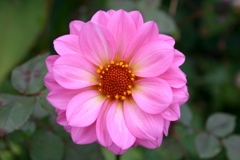
#> input picture flower.jpg, 240 x 160 px
$ python edge-kernel.py   (older library calls are emulated)
#> lines starting #> are read from the running program, lines starting #| are printed output that depends on the picture; after the words box and inside, x2 and y2 are one past the last pixel; in counts of white or black regions, pixels touching at a corner belong together
### gauss.py
import cv2
import math
import numpy as np
from pathlib import Path
from sys import argv
import time
FILENAME="flower.jpg"

# radius - pixels from origin
# sigma - standard deviation of the Gaussian distribution
def generate_kernel(radius: int, sigma: float) -> np.ndarray:
    m = 2 * radius if radius % 2 == 1 else 2 * radius + 1
    interval = np.arange(1,m,1, dtype="float")
    x,y = np.meshgrid(interval,interval)
    distance = (x - radius) ** 2 + (y - radius) ** 2
    kernel = np.exp((distance * -1) / (2 * (sigma ** 2))) / \
         (2 * math.pi * (sigma ** 2))
    return kernel

# for kernels reaching over edges, normalize
# to sum to the same value as the regular kernel.
# this particular method works only with radially
# symmetric kernels. The order of the indices doesn't
# actually matter, only their sum - the result is scalar
# anyway. P could be set equal to 1, it should be close
# [29 lines left out: functions kernel_normalize, gauss_blur_slow, not called in this run]

# for comparison, how much faster is the opencv implementation?
# roughly 1000x
def gauss_blur_fast(img, kernel=None, radius=-1) -> np.ndarray:
    if kernel is None:
        radius = 3 if radius == -1 else radius
        kernel = generate_kernel(radius, radius / 3)
    return cv2.filter2D(img,-1,kernel)

# [20 lines that do not run on import are left out]

### edge-kernel.py
import cv2
import numpy as np
from pathlib import Path
from sys import argv
from gauss import gauss_blur_fast
from typing import List
FILENAME="flower.jpg"
DRAW_DELAY=0
THRESHOLD=50
HI=255
LO=0

def sobel_kernel():
    Ky = np.asarray([[1,2,1],[0,0,0],[-1,-2,-1]])
    Kx = Ky.T
    return Kx, Ky

def laplace_kernel(diagonal=True):
    if diagonal:
        K = np.asarray([[1,1,1],[1,-8,1],[1,1,1]])
    else:
        K = np.asarray([[0,1,0],[1,-4,1],[0,1,0]])
    return K

# Since we're doing edge detection in a large image, the outer
# row/column of the image can simply be ignored, no normalization
# required. All kernels are 3x3 which makes this function simpler.
def convolve(img: np.ndarray, kernel: np.ndarray) -> np.ndarray:
    output = np.zeros(img.shape)
    n, m = img.shape
    x_range = range(1,n-1)
    y_range = range(1,m-1)
    for i in x_range:
        for j in y_range:
            window = img[i-1:i+2,j-1:j+2]
            output[i][j] = np.sum(window * kernel)
    return output

def sobel(img: np.ndarray) -> List[np.ndarray]:
    Kx, Ky = sobel_kernel()
    Gx = convolve(img, Kx)
    Gy = convolve(img, Ky)
    G = np.sqrt(Gx ** 2 + Gy ** 2)
    return [Gx, Gy, G]

def laplace(img: np.ndarray, diagonal=True) -> np.ndarray:
    K = laplace_kernel(diagonal)
    return cut_negative(convolve(img, K))

# center and cast to 8-bit for display
def normalize(images: List[np.ndarray]) -> np.ndarray:
    output = []
    for img in images:
        output.append((img + 127).astype(np.uint8))
    return output

# This isn't described usually but seems to be implicitly
# done by cv2's and other implementations of the filters.
def cut_negative(img: np.ndarray) -> np.ndarray:
    return np.where(img > 0, img, 0)

# Existing opencv implementation of laplace to make sure
# the one I wrote is behaving similarly. Most real
# implementations of the Laplace operator use a combined
# Laplacian-Gaussian kernel so a separate blur step is not
# required, and the result is slightly different.
def opencv_laplace(img: np.ndarray) -> np.ndarray:
    return cv2.Laplacian(img, cv2.CV_8U)

# Simple binary thresholding
def binary_edge(img: np.ndarray, thresh=THRESHOLD) -> np.ndarray:
    return np.where(img > thresh, HI, LO).astype(np.uint8)


if __name__ == "__main__":
    path = Path(argv[1] if len(argv) > 1 else FILENAME)
    img = cv2.imread(path.as_posix(), flags=cv2.IMREAD_GRAYSCALE)
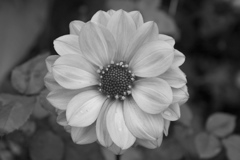
#> img: shape (160, 240); min 4, max 227, mean 100.8
    blurred_lo = gauss_blur_fast(img, radius=1.8)
    # for sobel edge detect
    blurred_hi = gauss_blur_fast(img, radius=3)

    # Kernel effect comparison
    laplace_blur_zero = laplace(blurred_lo)
    laplace_pure, = normalize([laplace(img)])
#> in normalize, `output = []`: output = []
#> the loop in normalize, `for img in images:` made 1 pass
#> after the loop in normalize, `for img in images:`: output = 1 item
    laplace_blur, = normalize([laplace_blur_zero])
#> the loop in normalize (call 2), `for img in images:` made 1 pass
    laplace_cv2 = opencv_laplace(img)
    laplace_cv2_norm, = normalize([laplace_cv2])
    sobel_x, sobel_y, sobel_cmb = normalize(sobel(img))
#> in sobel, `G = np.sqrt(Gx ** 2 + Gy ** 2)`:
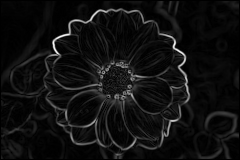
#> G: shape (160, 240) float64; min 0, max 748, mean 48.2; drawn with min black and max white
    sobel_x_b, sobel_y_b, sobel_cmb_b = normalize(sobel(blurred_lo))
#> after the loop in convolve (call 6), `for i in x_range:`:
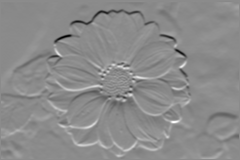
#> output: shape (160, 240) float64; min -565, max 468, mean -0.5; drawn with min black and max white
#> in sobel (call 2), `G = np.sqrt(Gx ** 2 + Gy ** 2)`:
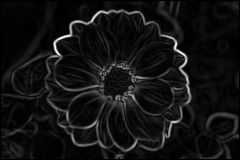
#> G: shape (160, 240) float64; min 0, max 585.9, mean 43.1; drawn with min black and max white
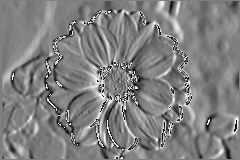
#> sobel_x_b: shape (160, 240); min 0, max 255, mean 128

    # Edge detector comparison
    laplace_cv2_edge = binary_edge(laplace_cv2)
#> in binary_edge, `return np.where(img > thresh, HI, LO).astype(np.uint8)`:
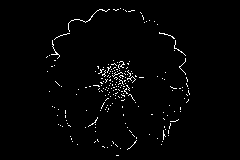
#> returned value: shape (160, 240); 1.8% white in thin lines or dots, all inside (x1, y1, x2, y2) = (46, 8, 190, 156)
    laplace_blur_edge = binary_edge(laplace_blur_zero)
#> in binary_edge (call 2), `return np.where(img > thresh, HI, LO).astype(np.uint8)`: returned value: shape (160, 240); 3.3% white in thin lines or dots, all inside (x1, y1, x2, y2) = (11, 9, 192, 159)
    sobel_edge = binary_edge(sobel(blurred_hi)[2])
#> call 3 of binary_edge, with thresh = 50
#> in binary_edge (call 3), `return np.where(img > thresh, HI, LO).astype(np.uint8)`:
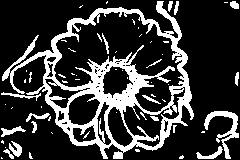
#> returned value: shape (160, 240); 22.4% white; 61 white regions (43 under 20 px), largest, box (x1, y1, x2, y2) and area: (2, 1, 194, 159) 6920, (204, 111, 239, 159) 474, (196, 146, 223, 159) 125

    cv2.imwrite("edge-kernel/{}_original.bmp".format(path.stem), img)
    cv2.imwrite("edge-kernel/{}_laplace-orig.bmp".format(path.stem), laplace_pure)
    cv2.imwrite("edge-kernel/{}_laplace-blur.bmp".format(path.stem), laplace_blur)
    cv2.imwrite("edge-kernel/{}_sobel-v-orig.bmp".format(path.stem), sobel_x)
    cv2.imwrite("edge-kernel/{}_sobel-h-orig.bmp".format(path.stem), sobel_y)
    cv2.imwrite("edge-kernel/{}_sobel-c-orig.bmp".format(path.stem), sobel_cmb)
    cv2.imwrite("edge-kernel/{}_sobel-v-blur.bmp".format(path.stem), sobel_x_b)
    cv2.imwrite("edge-kernel/{}_sobel-h-blur.bmp".format(path.stem), sobel_y_b)
    cv2.imwrite("edge-kernel/{}_sobel-c-blur.bmp".format(path.stem), sobel_cmb_b)
    cv2.imwrite("edge-kernel/{}_edges-laplace-cv2.bmp".format(path.stem), laplace_cv2_edge)
    cv2.imwrite("edge-kernel/{}_edges-laplace-blur.bmp".format(path.stem), laplace_blur_edge)
    cv2.imwrite("edge-kernel/{}_edges-sobel.bmp".format(path.stem), sobel_edge)

    cv2.imshow("original in grayscale", img)
    cv2.imshow("original in grayscale", img)
    cv2.imshow("laplace kernel - orig", laplace_pure)
    cv2.imshow("laplace kernel - blur", laplace_blur)
    cv2.imshow("sobel combined - orig", sobel_cmb)
    cv2.imshow("sobel vertical - blur", sobel_x_b)
    cv2.imshow("sobel horizontal - blur", sobel_y_b)
    cv2.imshow("sobel combined - blur", sobel_cmb_b)
    cv2.imshow("laplace cv2", laplace_cv2_norm)
    cv2.imshow("laplace cv2 edge", laplace_cv2_edge)
    cv2.imshow("laplace blur edge", laplace_blur_edge)
    cv2.imshow("sobel combined edge", sobel_edge)
    cv2.waitKey(DRAW_DELAY)
    cv2.destroyAllWindows()
